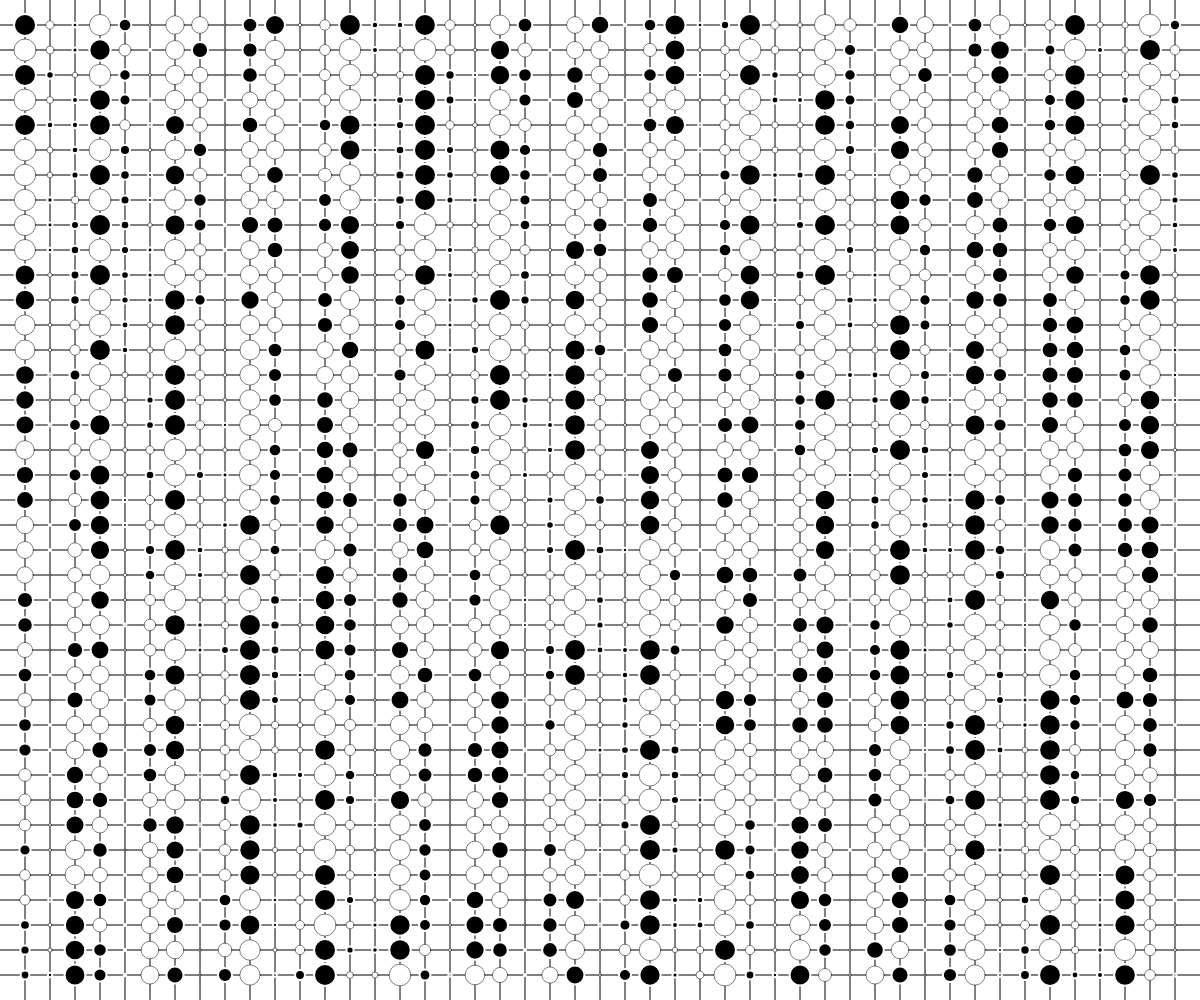
Frame 1 (no input)
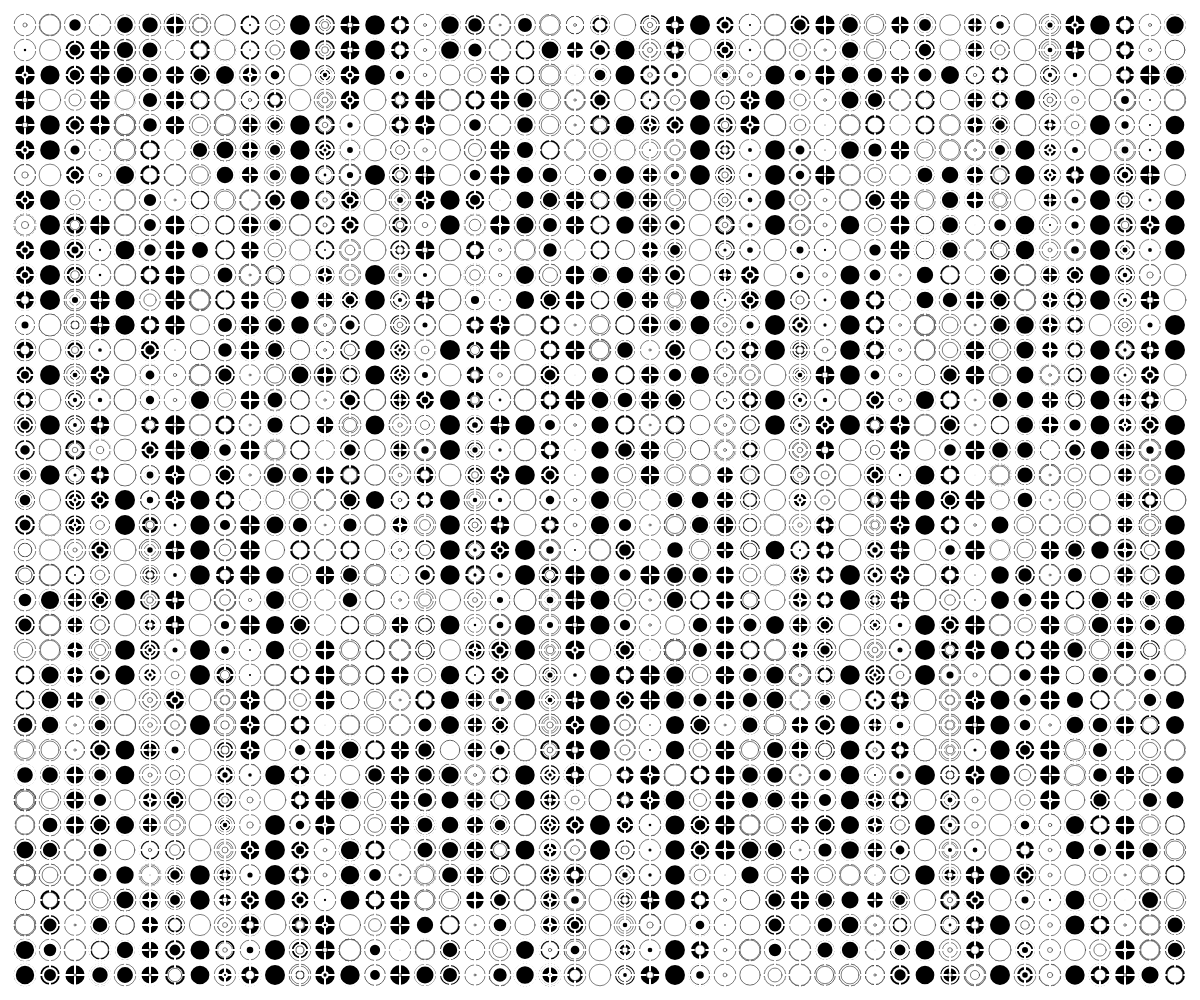
Frame 60 (no input)
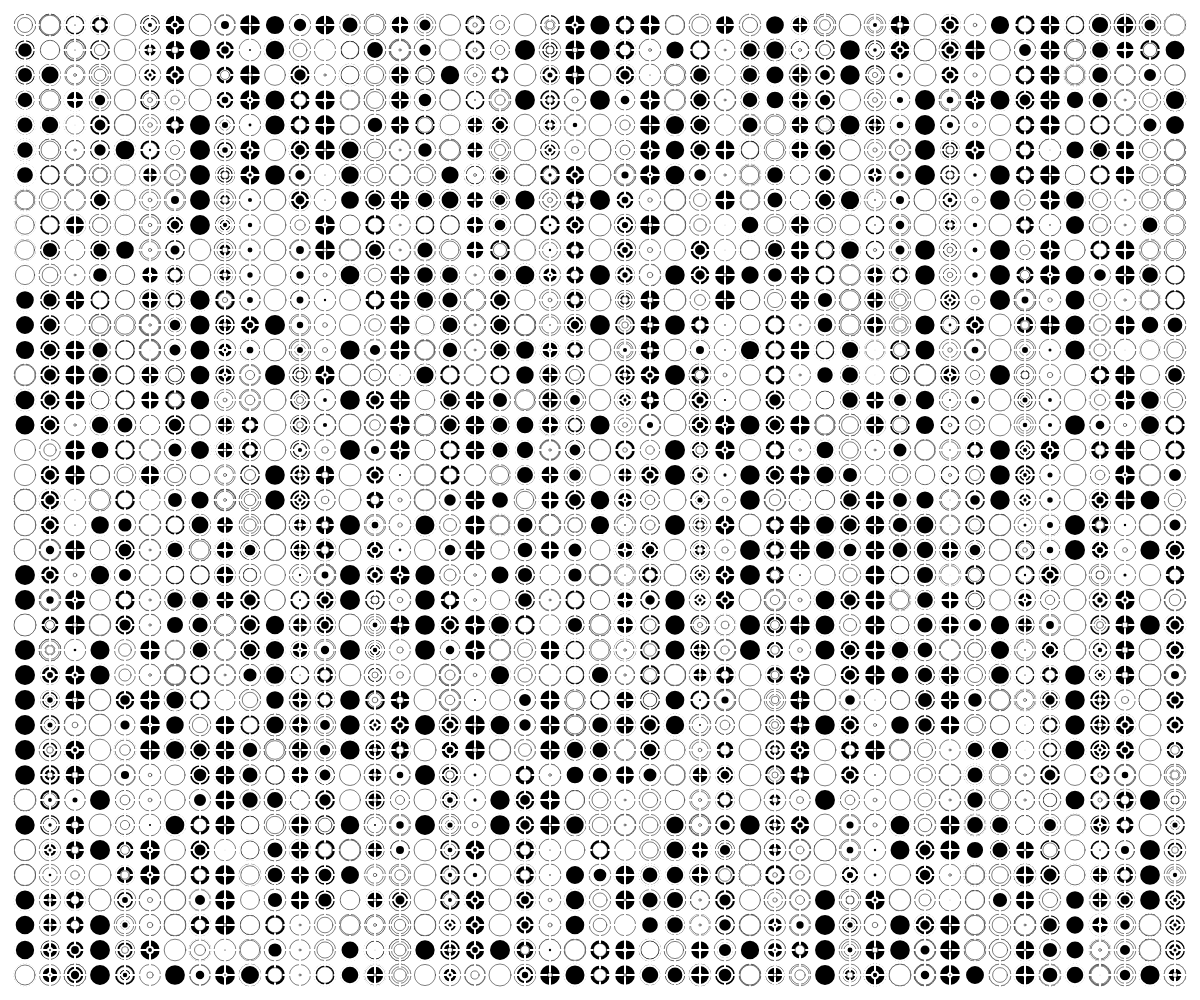
Frame 120 (the mouse pressed at the canvas centre since frame 60)

The p5.js sketch that drew these frames (run headless with seeded random() and noise() and a simulated clock; from frame 60 on, the mouse is pressed at the canvas centre):

// p5.js sketch
// ── sketch.js
function preload() {
  // put preload code here
}
var diameter;
var angle = 0;
function setup() {
  // put setup code here
  createCanvas(windowWidth, windowHeight);
  diameter = 20;
}

function draw() {
  // put drawing code here
  for (var x = 25; x < width; x += 25) {
    line(x, 0, x, height);
  }
  for (var y = 25; y < height; y += 25) {
    line(0, y, width, y);
  }
  for (var x1 = 25; x1 < width; x1 += 25) {
    for (var y1 = 25; y1 < height; y1 += 25) {
      var r = random();

      if (r > 0.5) {
        fill("black");
        stroke("white");
        strokeWeight(2);
      } else {
        fill("white");
        stroke("black");
        strokeWeight(0.5);
      }
      var d1 = 2 + (sin(angle + PI / 2) * diameter) / 2 + diameter / 2;

      ellipse(x1, y1, d1, d1);
      angle += 0.05;
    }
  }
}
